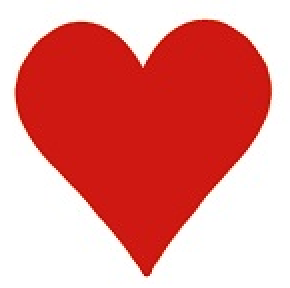
#> input picture Code/shapes_pat.png, 145 x 144 px (shown 2 times larger)
$ python test.py
#> lines starting #> are read from the running program, lines starting #| are printed output that depends on the picture
import cv2
import random
import numpy as np
import copy
import math
import sys
import time

class PSO:

    def __init__(self, ref_image: np.array,landscape: np.array,
                 W: float, C1 :float, C2: float,
                 nb_of_particles: int,
                 max_iter_before_explosion:int, max_iter_without_gbest_update: int,max_iter_before_termination: int):

        self.gbest_value = 1000000
        self.gbest_position = [0, 0, 1, 0]
        self.W = W
        self.c1 = C1
        self.c2 = C2
        self.nb_of_particles = nb_of_particles
        self.ref_image = ref_image
        self.landscape = landscape
        self.nb_of_channels = ref_image.shape[-1]
        self.max_y, self.max_x = landscape.shape[:2]
        self.min_x, self.min_y = [0,0]
        self.min_s = 0.5
        self.max_s = 2
        self.min_r = -180
        self.max_r = 180
        self.particles = self.init_with_random_values()
        self.iteration = 0
        self.iteration_since_gbest_update = 0
        self.iteration_since_explosion = 0
        self.max_iter_without_gbest_update = max_iter_without_gbest_update
        self.max_iter_before_termination = max_iter_before_termination
        self.max_iter_before_explosion = max_iter_before_explosion

    # [6 lines left out: function __call__, not called in this run]


    def init_with_random_values(self) -> list:
        """
        Create particles with random values
        :return: List of particles
        """
        particles = []
        min_x = self.min_x + (self.ref_image.shape[1] / 2)
        min_y = self.min_y + (self.ref_image.shape[0] / 2)
        max_x = self.max_x - (self.ref_image.shape[1] / 2)
        max_y = self.max_y - (self.ref_image.shape[0] / 2)
        print(max_x, max_y, min_x, min_y)
        for i in range(0, self.nb_of_particles):
            x = random.randint(int(min_x), int(max_x))
            y = random.randint(int(min_y), int(max_y))
            s = random.uniform(self.min_s, self.max_s) #WOLIMY MNIEJ MIJESC PO PRZECINKU - OGARNIJMY TO
            r = random.randint(int(self.min_r), int(self.max_r))
            particles.append(Particle(x, y, s, r))

        return particles

    # [37 lines left out: functions update_particles_velocity, update_particles_position, not called in this run]

    def evaluate_fitness(self) -> None:
        """
        Calculating fitnness function and choosing best
        :return: None
        """
        ## Updating nb of iterations
        self.iteration += 1

        for particle in self.particles:
            x, y, s, tau = particle.position
            Pinv = 0 ## ??????????????????????
            nbits = 8
            n, m = self.ref_image.shape[:2]
            error_calc = 0
            for i in range (0, n):
                for j in range (0, m):
                    ddX = j - m/2
                    ddY = i - n/2
                    I = int(y + s * (ddX * math.sin(-tau * (math.pi / 180)) + ddY * math.cos(tau * (math.pi / 180))))
                    J = int(x + s * (ddX * math.cos(-tau * (math.pi / 180)) + ddY * math.sin(tau * (math.pi / 180))))
                    ## Calculating error calc and checking if indexes works well
                    try:
                        error_calc += abs(self.ref_image[i, j] - self.landscape[I, J])
                    except IndexError:
                        error_calc += 255
                        print(f"IndexError in iteration{self.iteration} for position {x}, {y}"
                               f"for i = {i}, j = {j},"
                               f"for I = {I}, J = {J}")
                        sys.exit(7)

            err_max = (2 ** nbits) * ((m * n) - Pinv)

            ## Calculating error and checking if err_max is not 0
            try:
                error = (err_max - error_calc) / err_max
            except ZeroDivisionError:
                error = 69
                print(f"ZeroDivisionError for iteration{self.iteration}  for position {x}, {y}")

            ## Updating gbest, pbest if needed
            if error < self.gbest_value:
                self.gbest_value = error
                self.gbest_position = [x, y, s, tau * (math.pi / 180)]
                self.iteration_since_gbest_update = 0 ## Zeroing iterations since gbest update


            if error < particle.pbest_value:
                particle.update_pbest(error, [x, y, s, tau * (math.pi / 180)])


    # [8 lines left out: function explode, not called in this run]
            # [6 lines of commented-out code are left out]


    def should_terminate(self) -> bool:
        """
        Checking if termination requirements are met
        :return:
        True if should terminate
        False if not
        """
        if self.iteration >= self.max_iter_before_termination:
            print("MAX ITER REACHED, ACHIEVED")
            return True
        elif self.iteration_since_gbest_update >= self.max_iter_without_gbest_update:
            print("MAX ITER WITHOUT G_BEST REACHED, ACHIEVED")
            return True
        else:
            return False

class Particle:

    # TO DO : Update_position, update_velocity, update_pbest etc

    def __init__(self, x: int, y: int, s: float, tau: float):

        tau = 0
        self.position = np.array([x, y, s, tau*(math.pi/180)])
        self.velocity = np.array([random.uniform(-0.1, 0.1) for i in range(0, 4)])
        self.pbest_position = copy.deepcopy(self.position)
        self.pbest_value = 1000000

    def update_position(self, position: np.array):
        self.position = position


    def update_velocity(self, velocity):
        self.velocity = velocity

    def update_pbest(self,pbest_value, pbest_position):
        self.pbest_position = pbest_position
        self.pbest_value = pbest_value


def main():
    ################Parametry do zmiany####################
    W = 0.5
    C1 = 2
    C2 = 2
    nb_of_particles = 20
    max_iter_before_explosion = 15
    max_iter_without_gbest_update = 20
    max_iter_before_termination = 50
    reference_image_path = "shapes_pat.png"
    landscape_image_path = "shapes.jpg"
    #######################################################
    refImage = cv2.imread(reference_image_path,0)
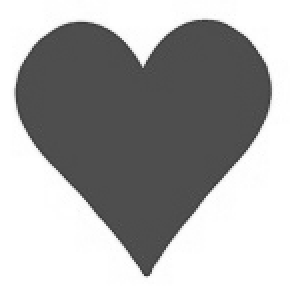
#> refImage: shape (144, 145) (shown 2 times larger); min 55, max 255, mean 167.6
    landImage = cv2.imread(landscape_image_path,0)
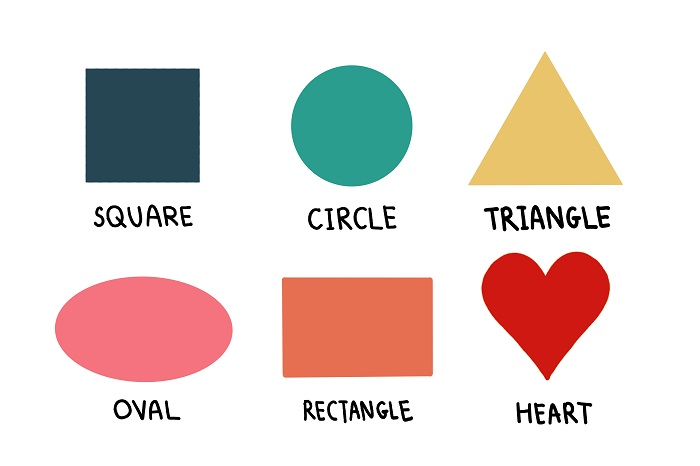
#> input picture Code/shapes.jpg, 700 x 466 px
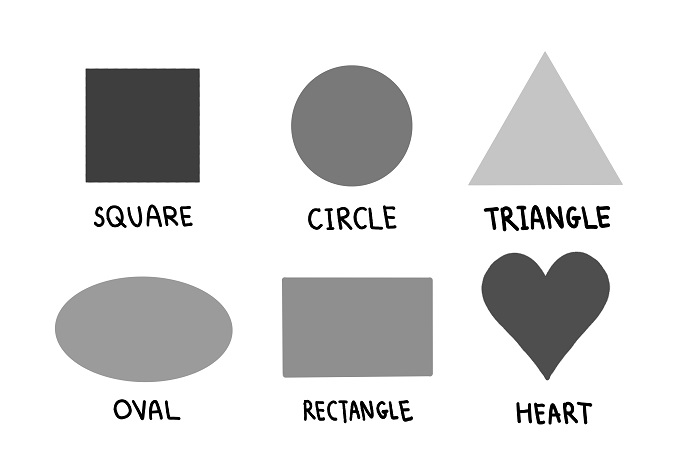
#> landImage: shape (466, 700); min 0, max 255, mean 221.6
    print(f"refImage size is {refImage.shape}")
#| refImage size is (144, 145)
    print(f"LandImage size is {landImage.shape}")
#| LandImage size is (466, 700)

    pso = PSO(refImage, landImage,W, C1, C2, nb_of_particles,
                 max_iter_before_explosion, max_iter_without_gbest_update, max_iter_before_termination)
#| 627.5 394.0 72.5 72.0

    start_time = time.time()
    count = 0
    show_me = landImage.copy()
    while not pso.should_terminate():# ??kolejność plus co gdzie powinno byc wywoływane?
        # [4 lines of commented-out code are left out]
        pso.evaluate_fitness()
        pso.update_particles_velocity()
        pso.update_particles_position()
        count = count + 1
        print(count)
#> this loop made 1 pass
#| IndexError in iteration1 for position 438.0, 370.0for i = 125, j = 0,for I = 467, J = 304
#> after the loop, count = 0

    end_time = time.time()

    start_point = (int(pso.gbest_position[0] - (refImage.shape[1] * pso.gbest_position[2])/2), int(pso.gbest_position[1] - (refImage.shape[0] * pso.gbest_position[2])/2))
    end_point = (int(pso.gbest_position[0] + (refImage.shape[1] * pso.gbest_position[2])/2), int(pso.gbest_position[1] + (refImage.shape[0] * pso.gbest_position[2])/2))
    color = (68, 104, 124)
    thickness = 3

    cv2.rectangle(show_me, start_point, end_point, color, thickness)

    cv2.imshow('landscape', show_me)
    cv2.imshow("refImage", refImage)

    print(f"elapsed time: {end_time - start_time} s")
    print(f"gbest value : {pso.gbest_value}")
    print(f"gbest position : {pso.gbest_position}")

    cv2.waitKey()

if __name__ == "__main__":
#> (the run stopped early here; a loop or call above may not have finished)
